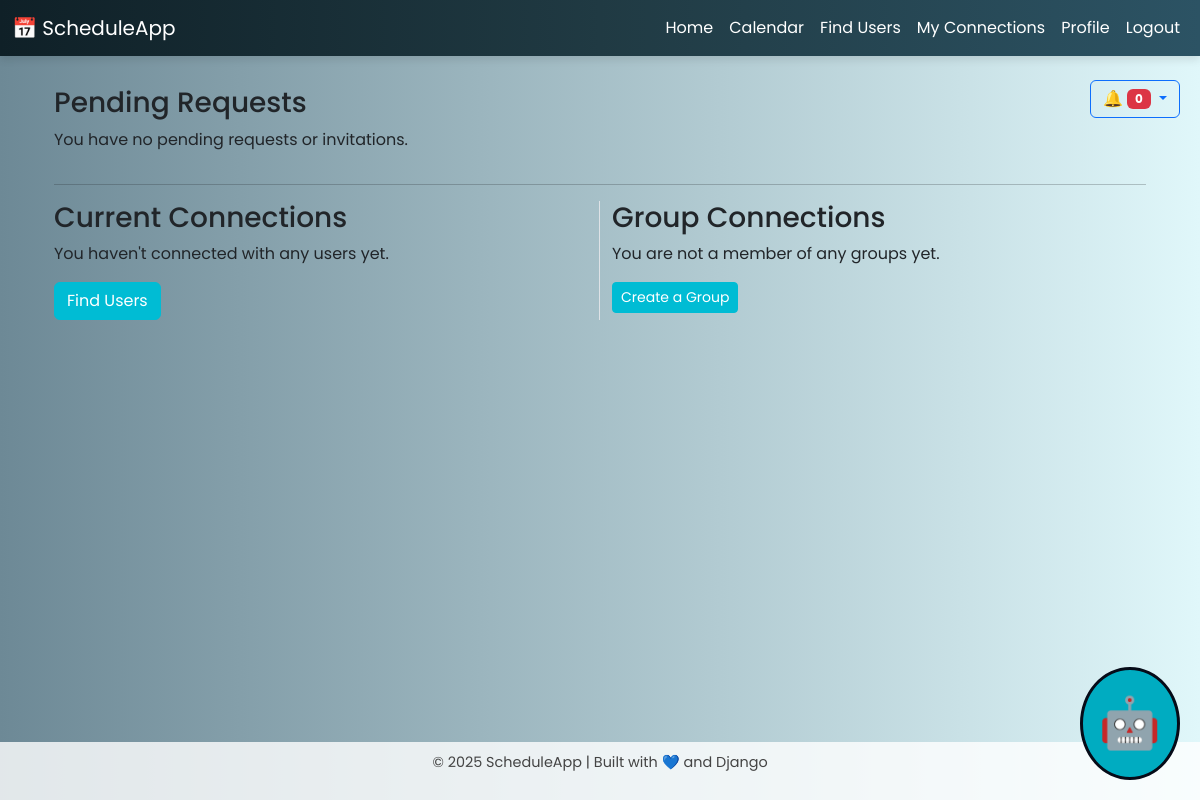
Page /schedules/my-connections/ (signed in) on the earlier database version.
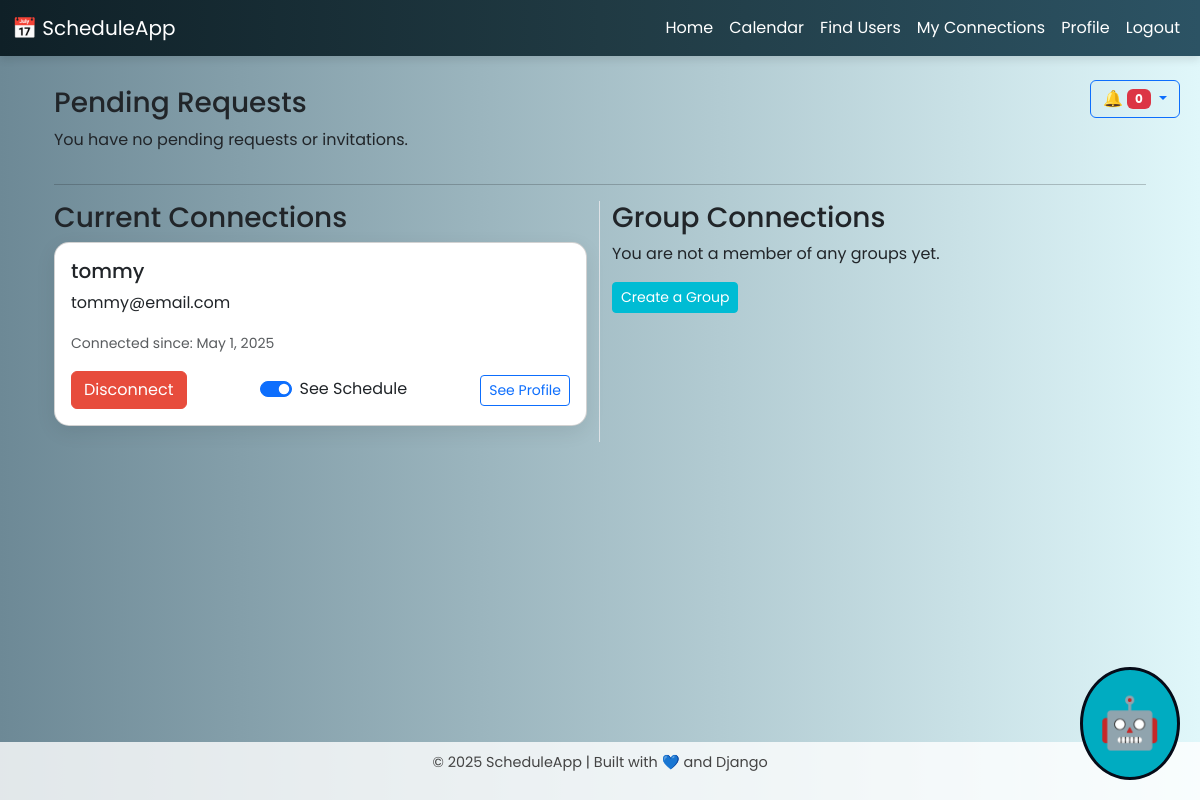
Same page on the later database version.
### schedules/models.py (models this page shows, shortened)
class Connection(models.Model):
    user = models.ForeignKey(User, on_delete=models.CASCADE, related_name='connections')
    connected_to = models.ForeignKey(User, on_delete=models.CASCADE, related_name='connected_by')
    created_at = models.DateTimeField(auto_now_add=True)
    share_schedule = models.BooleanField(default=False)  # Field to track schedule sharing
    class Meta:
        unique_together = ['user', 'connected_to']

### schedules/views.py (the view)
# urls.py: path('my-connections/', views.my_connections, name='my_connections'),
@login_required
def my_connections(request):
    connections = Connection.objects.filter(user=request.user).select_related('connected_to')
    received_requests = ConnectionRequest.objects.filter(
        receiver=request.user,
        accepted=False
    ).select_related('sender')
    sent_requests = ConnectionRequest.objects.filter(
        sender=request.user,
        accepted=False
    ).select_related('receiver')
    group_memberships = GroupMembership.objects.filter(user=request.user).select_related('group', 'group__creator')
    groups = [membership.group for membership in group_memberships]
    pending_group_invitations = GroupInvitation.objects.filter(
        invited_user=request.user,
        status="pending"
    ).select_related('group', 'invited_by')
    return render(request, 'connections/my_connections.html', {
        'connections': connections,
        'received_requests': received_requests,
        'sent_requests': sent_requests,
        'groups': groups,  # Added groups
        'pending_group_invitations': pending_group_invitations,  # Added pending invitations
    })

### scheduling_app/templates/connections/my_connections.html (shortened to what the changed rows need)
{% extends 'schedules/base.html' %}
{% block content %}
<div class="container mt-4">
    <div class="row">
        <div class="col-md-6 border-end">
            <h3>Current Connections</h3>
            {% for connection in connections %}
            <div class="card-connection card mb-3">
                <div class="card-body">
                    <h5 class="card-title">{{ connection.connected_to.username }}</h5>
                    <p class="card-text">{{ connection.connected_to.email }}</p>
                    <p class="card-text"><small class="text-muted">Connected since: {{ connection.created_at|date }}</small></p>
                    <div class="d-flex justify-content-between align-items-center">
                        <form method="POST" action="{% url 'disconnect_user' connection.connected_to.id %}">
                            <button type="submit" class="btn btn-danger">Disconnect</button>
                        </form>
                        <form method="POST" action="{% url 'toggle_schedule_sharing' connection.id %}" style="display:inline;">
                            <div class="form-check form-switch">
                                <input class="form-check-input" type="checkbox" name="share_schedule"
                                       {% if connection.share_schedule %}checked{% endif %} onchange="this.form.submit()">
                                <label class="form-check-label">See Schedule</label>
                            </div>
                        </form>
                        <a href="{% url 'view_user_profile' connection.connected_to.id %}" class="btn btn-outline-primary btn-sm">See Profile</a>
                    </div>
                </div>
            </div>
            {% empty %}
            <p>You haven't connected with any users yet.</p>
            <a href="{% url 'user_search' %}" class="btn btn-primary">Find Users</a>
            {% endfor %}
        </div>
    </div>
</div>
{% endblock %}

Differences in the rows shown:
added Connection: connected_to.username "tommy", connected_to.email "tommy@email.com", created_at "May 1, 2025", share_schedule "☑"
Other differences:
text no longer shown: "You haven't connected with any users yet. Find Users"
